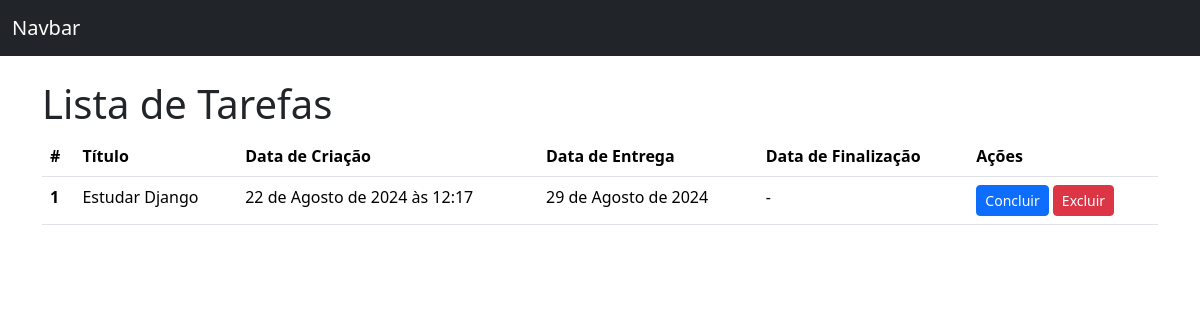
/lista_tarefas/, run on the app's committed database.
### paginas/models.py (models this page shows)
class Todo(models.Model):
    titulo = models.CharField(max_length=100, null=False, blank=False)
    data_criacao = models.DateTimeField(auto_now_add=False, null=False, blank=False)
    data_entrega = models.DateField(null=False, blank=False)
    data_finalizacao = models.DateField(
        null=True,
    )

### paginas/views.py (the view)
# urls.py: path("lista_tarefas/", TodoListView.as_view(template_name="todos/lista_todo.html"), name="lista_tarefa"),
class TodoListView(ListView):
    model = Todo

### paginas/templates/todos/lista_todo.html (shortened to what this page needs)
<!DOCTYPE html>
<html lang="pt-br">
  <head>
    <link href="https://cdn.jsdelivr.net/npm/bootstrap@5.3.3/dist/css/bootstrap.min.css" rel="stylesheet">
  </head>
  <body>
    <nav class="navbar bg-dark mb-4" data-bs-theme="dark">
        <div class="container-fluid">
          <a class="navbar-brand" href="#">Navbar</a>
        </div>
    </nav>
    <main class="container">
        <h1>Lista de Tarefas</h1>
        {% if todo_list %}
            <table class="table">
                <thead>
                  <tr>
                    <th scope="col">#</th>
                    <th scope="col">Título</th>
                    <th scope="col">Data de Criação</th>
                    <th scope="col">Data de Entrega</th>
                    <th scope="col">Data de Finalização</th>
                    <th scope="col">Ações</th>
                  </tr>
                </thead>
                <tbody>
                    {% for todo in todo_list %}
                        <tr>
                            <th scope="row">{{ todo.pk }}</th>
                            <td>{{ todo.titulo }}</td>
                            <td>{{ todo.data_criacao }}</td>
                            <td>{{ todo.data_entrega }}</td>
                            <td>{{ todo.data_finalizacao|default:"-" }}</td>
                            <td>
                                <a href="#" class="btn btn-primary btn-sm">Concluir</a>
                                <a href="#" class="btn btn-danger btn-sm">Excluir</a>
                            </td>
                        </tr>
                    {% endfor %}
                </tbody>
              </table>
        {% else %}
              <p>Não há tarefas cadastradas</p>
        {% endif %}
    </main>
  </body>
</html>

### data on the page
Todo: pk "1", titulo "Estudar Django", data_criacao "22 de Agosto de 2024 às 12:17", data_entrega "29 de Agosto de 2024", data_finalizacao "-"
